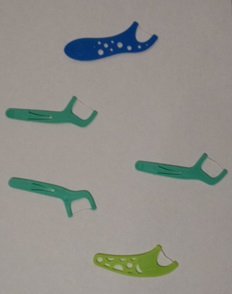
#> input picture Capstone_project2/Capstone_project2_final_report/Images/test_1a.jpg, 232 x 294 px; its folder holds only this picture in this run
$ jupyter execute --allow-errors 'Appendix E. Object Detection and Object Recognition.ipynb'   (older library calls are emulated)
#> lines starting #> are read from the running program, lines starting #| are printed output that depends on the picture; after the words box and inside, x2 and y2 are one past the last pixel; in counts of white or black regions, pixels touching at a corner belong together
### Appendix E. Object Detection and Object Recognition

In **Appendix A**, **B**, and **C**, I have assessed the accuracy of a number of models for predicting household objects that belong to three categories (i.e., spoon, fork, and floss). The pre-trained VGG16 model outperforms the other three models (i.e., HOG/SVM, NN, and CNN). Thus, I will be using the VGG16 model for the final portion of this project.

In this section, unlabelled objects are discerned via contour detection and then identified using te selected VGG16 model.

**Table of Contents**

1. Object detection/object recognition of a still image
2. References
3. Summary and Future Works

### 1. Object detection/object recognition of a still image

1.1. Load model

[cell 1]
#dynamically set tensorflow backend
#https://stackoverflow.com/questions/49121112/how-do-i-set-the-keras-backend-in-python-dynamically-when-loaded-using-superviso
import os
os.environ['KERAS_BACKEND'] = 'tensorflow'
from keras import backend as K

from keras.utils import np_utils

#set encoder
#https://datascience.stackexchange.com/questions/17516/how-to-deal-with-string-labels-in-multi-class-classification-with-keras
#> (the rest of this cell did not finish here and is left out)

[cell 2]
#test model

from keras.preprocessing.image import load_img
import matplotlib.pyplot as plt

test_image_paths=['Images/spoon_test.jpg','Images/fork_test.jpg','Images/floss_test.jpg']

#> (the rest of this cell did not finish here and is left out)

1.2. Detect objects via contours detection and feed object image into model

[cell 3]
#resize with padding
#https://jdhao.github.io/2017/11/06/resize-image-to-square-with-padding/

def resize_w_padding(im, desired_size_list):

    """
    This function resizes the image and paste into a padded area to maintain aspect ratio during resize.
    This function requires a PIL image as an input and returns a PIl image.

    Inputs:
        im=a PIL image
        desired_size_list=desired image dimensions with a format [width,height]
    Returns:
        a PIL image
    """

    from PIL import Image, ImageOps

    #set the desired dimensions as specified by user
    desired_size = desired_size_list #w,h 368

    #set the original image dimensions
    old_size = im.size  # old_size[0] is in (width, height) format

    #print('old size:', old_size) #check the original size

    #calculate resize ratio based on width and height. Select the minimum (i.e., the less extreme).
    ratio = min(float(desired_size[0])/(old_size[0]),float(desired_size[1])/(old_size[1])) #float(desired_size)/max(old_size)

    #new_size = tuple([int(x*ratio) for x in old_size]) #rather than expanding by ratio, you can just specify a tuple (width, height)
    new_size= tuple((int(i * ratio) for i in old_size)) #expand old size by multiplying with ratio

    #print('ratio:', ratio) #check
    #print('new size:', new_size, type(new_size)) #check

    im = im.resize(new_size, Image.ANTIALIAS)
    # create a new image and paste the resized on it

    new_im = Image.new("RGB", (desired_size[0], desired_size[1]))
    new_im.paste(im, ((desired_size[0]-new_size[0])//2,
                        (desired_size[1]-new_size[1])//2))

    #new_im.show() #check

    delta_w = desired_size[0] - new_size[0]
    delta_h = desired_size[1] - new_size[1]

    padding = (delta_w//2, delta_h//2, delta_w-(delta_w//2), delta_h-(delta_h//2))
    new_im = ImageOps.expand(im, padding)

    #new_im.show() #check

    #print(new_im) #check

    return new_im

[cell 4]
#classify.py

# import the necessary packages
from sklearn.externals import joblib
import cv2
import matplotlib.pyplot as plt
import numpy as np
import pandas as pd


def detect_recognize_objects(image_path, pct_w, pct_h): #use 0.5 and 0.02
    """
    This function detects and identifies objects with width and height equal or greater than
    pct_w*image_width and pct_h*image_width. It uses contour detection method to detect objects and
    uses VGG16 model to recognize objects.

    Inputs:
        image_path=location of image with unlabelled objects
        pct_w=percent width of object w.r.t. image width in fraction (0-1)
        pct_h=percent width of object w.r.t. image height in fraction (0-1)
    Return:
        Show original image with rectangles drawn around identified objects
    """
#> called with image_path = 'Images/test_1a.jpg', pct_w = 0.2, pct_h = 0.02

    df=pd.DataFrame() #an empty DataFrame to store inventory

    try:

        # load the image and convert it to grayscale
        #image = cv2.imread('digits_data/images/umbc_zipcode.png') #specify image location
        image = cv2.imread(image_path) #specify image location
#> image is the input picture: shape (294, 232, 3); mean B, G, R 138.2, 144.2, 145.8
        #image = cv2.resize(image, (0,0), fx=0.1, fy=0.1)
        gray = cv2.cvtColor(image, cv2.COLOR_BGR2GRAY)
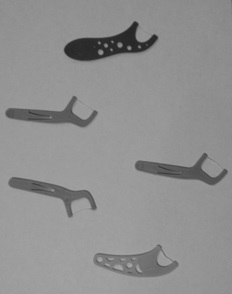
#> gray: shape (294, 232); min 35, max 168, mean 143.8

        # blur the image, find edges, and then find contours along
        # the edged regions
        blurred = cv2.GaussianBlur(gray, (5, 5), 0)
        edged = cv2.Canny(blurred, 30, 150)
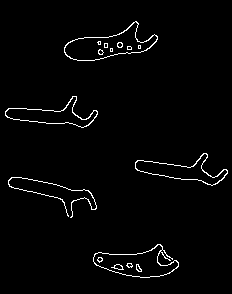
#> edged: shape (294, 232); 2.2% white in thin lines or dots, all inside (x1, y1, x2, y2) = (5, 21, 228, 278)

        (_, cnts, _) = cv2.findContours(edged.copy(), cv2.RETR_EXTERNAL, cv2.CHAIN_APPROX_SIMPLE)
#> cnts = 5 contours; box (x1, y1, x2, y2) and area: (64, 21, 158, 61) 1724, (93, 244, 179, 278) 1530, (135, 153, 228, 186) 1124, (5, 96, 98, 128) 1095, (8, 177, 97, 218) 24

        # sort the contours by their x-axis position, ensuring
        # that we read the numbers from left to right
        cnts = sorted([(c, cv2.boundingRect(c)[0]) for c in cnts], key = lambda x: x[1])
#> cnts = 5 items

        # loop over the contours
        for (c, _) in cnts:
            # compute the bounding box for the rectangle
            (x, y, w, h) = cv2.boundingRect(c)
            #print(c.shape, x,y,w,h)
            # if the width is at least 7 pixels and the height
            # is at least 20 pixels, the contour is likely a digit
            #if w >= 120 and h >= 120:
            if w>=image.shape[0]*pct_w and h>=image.shape[1]*pct_h: #perfect using either 0.02,0.6 or 0.6,0.02
                # crop the ROI and then threshold the grayscale
                # ROI to reveal the digit
                #roi = gray[y:y + h, x:x + w]

                #----image manipulations within region of interest

                ##########predict and classify.
                #crop image
                #http://matthiaseisen.com/pp/patterns/p0202/
                from PIL import Image

                #http://blog.rolfvandam.nl/post/convert-between-pil-image-and-numpy/
                #1. change to pil image, so I can crop it
                roi_pil=Image.fromarray(image, mode='RGB' )
                roi_pil = roi_pil.crop((x, y, x+w, y+h))
                #print(type(roi)) #check

                #2. resize with padding to maintain aspect ratio
                #use the above function
                roi_pil=resize_w_padding(roi_pil,[103,58])

                #3. convert to numpy array
                #roi_np = np.array(roi_pil.getdata()).astype(np.float32).reshape((roi_pil.size[0],roi_pil.size[1],3))
                roi_np=np.asarray(roi_pil)

                #check
                #print('roi_np_shape:',roi_np.shape)
                #plt.imshow(roi_np)
                #plt.show()

                #4. reshape data for the model
                roi_np = roi_np.reshape((1, roi_np.shape[0], roi_np.shape[1], roi_np.shape[2])) #convert a 3D to a 4D array
                #print(roi_np.shape) #check

                #5. predict the cropped image
                # predict the probability across all output classes
                yhat = load_model.predict(roi_np)

                predicted_label=np.around(yhat.astype(float),0)
                print('The image is a: %s (prob: %s)' %(encoder.inverse_transform(predicted_label)[0], np.around(yhat.astype('float'),2)))

                #reshape and plot the image
                plt.imshow(roi_np.reshape(roi_np.shape[1], roi_np.shape[2], roi_np.shape[3]))
                plt.axis('off')
                plt.show()

                # draw a rectangle around the digit, the show what the
                # image was classified as
                cv2.rectangle(image, (x, y), (x + w, y + h), (0, 255, 0), 1)

                ##########Add a text showing the prediction
                #cv2.putText(image, str(digit), (x - 10, y - 10),
                #    cv2.FONT_HERSHEY_SIMPLEX, 1.2, (0, 255, 0), 2)
                cv2.imshow("image", image)
                #choose 0 is you want user to confirm every number being guessed.
                #choose 1 if you want the program to automatically label all numbers

                #save into DataFrame: predicted image, probability, and image arrays
                df=pd.concat([df,pd.Series([encoder.inverse_transform(predicted_label)[0],np.around(yhat.astype('float'),2),
                                           roi_np])],axis=1, ignore_index=True)
                #df=df.append()

            cv2.waitKey(1)
            cv2.destroyAllWindows()
#> this loop made 1 pass
#> (x, y, w, h, desired_size in resize_w_padding, ratio in resize_w_padding, new_size in resize_w_padding, delta_w in resize_w_padding) on pass 1: (5, 96, 93, 32, [103, 58], 1.11, (102, 35), 1)
#> pass 1, in detect_recognize_objects, `roi_pil = roi_pil.crop((x, y, x+w, y+h))`:
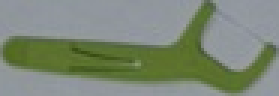
#> roi_pil: PIL image 93x32 RGB (shown 3 times larger); mean R, G, B 124.5, 135.9, 117.3
#> pass 1, in resize_w_padding, `im = im.resize(new_size, Image.ANTIALIAS)`:
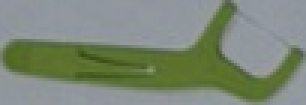
#> im: PIL image 102x35 RGB (shown 3 times larger); mean R, G, B 124.5, 135.9, 117.3
#> pass 1, in resize_w_padding, `new_im = ImageOps.expand(im, padding)`:
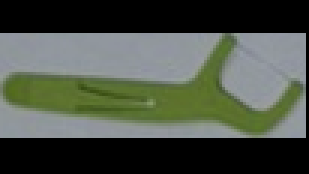
#> new_im: PIL image 103x58 RGB (shown 3 times larger); mean R, G, B 74.4, 81.2, 70.1

        plt.imshow(image)
        plt.axis('off')
        plt.show()

        return df #returns pandas DataFrame

    except:
        pass

[cell 5]
#Loop through images and append data to a single DataFrame

df_objects=pd.DataFrame() #an empty DataFrame for storing object information

for i in range(7):
    if i==0:
        df=detect_recognize_objects("Images/test_%sa.jpg" %(i+1), 0.2,0.02)
        df_objects=pd.concat([df_objects,df], axis=1, ignore_index=True)

    else:
        df=detect_recognize_objects("Images/test_%sa.jpg" %(i+1), 0.5,0.05)
        df_objects=pd.concat([df_objects,df], axis=1, ignore_index=True)

[cell 6]
df_objects=df_objects.T
#> df_objects = table of 0 rows and 0 columns
#> (the rest of this cell did not finish here and is left out)

#> (a cell that did not finish here is left out)

#> (a cell that did not finish here is left out)

1.3. Check if automated labels are correct

[cell 9]
import matplotlib.pyplot as plt

for i in range(len(df_objects)):
    df_objects['Image_array'][i].shape #check
    plt.imshow(np.array(df_objects['Image_array'])[i].reshape(58,103,3))
    plt.axis('off')
    plt.title(df_objects.loc[i,'Name'])
    plt.show()
#> this loop made 0 passes
